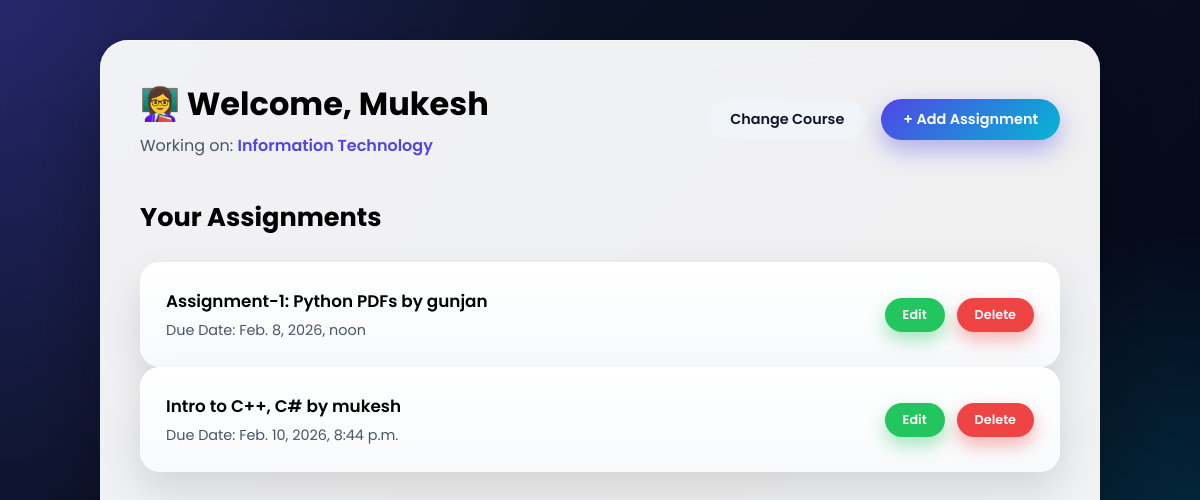
/teachers/teacher_dashboard/ (signed in), run on the app's committed database.
### assignments/models.py (models this page shows, shortened)
class Assignment(models.Model):
    COURSE_CHOICES = [
        ('AIML', 'Artificial Intelligence and Machine Learning'),
        ('CORE', 'Computer Science Core'),
        ('IT', 'Information Technology'),
        ('ME', 'Mechanical Engineering'),
        ('CE', 'Civil Engineering'),
        ('EE', 'Electrical Engineering')
    ]
    teacher_name = models.ForeignKey(User, on_delete=models.CASCADE)
    course_name = models.CharField(choices=COURSE_CHOICES)
    title = models.CharField(max_length=250)
    assignment = models.FileField(upload_to='assignment_pdfs/')
    due_date = models.DateTimeField()
    created_at = models.DateTimeField(auto_now_add=True)
    updated_at = models.DateTimeField(auto_now=True)

### courses/views.py (the view)
# urls.py: path('teacher_dashboard/', views.dashboard, name='dashboard'),
def dashboard(request):
    name = request.user
    course = Course.objects.get(user=name).get_course_display()
    assignments = Assignment.objects.filter(course_name=Course.objects.get(user=name).course)
    context = {
        'name': name.get_full_name().capitalize(),
        'course': course,
        'assignments': assignments,
    }
    return render(request=request, template_name='teacher_home.html', context=context)

### templates/teachers/teacher_home.html (shortened to what this page needs)
{% load static %}
<!DOCTYPE html>
<html lang="en">
<head>
    <link rel="stylesheet" href="{% static 'css/teacher_home.css' %}">
</head>
<body>
    <div class="dashboard-wrapper">
        <header class="dashboard-header">
            <div class="teacher-info">
                <h1>👩‍🏫 Welcome, {{name}} </h1>
                <p>Working on: <span>{{course}}</span></p>
            </div>
            <div class="header-actions">
                <a href="{% url 'teachers' %}">
                    <button class="secondary-btn">Change Course</button>
                </a>
                <a href="{% url 'add_assignments' %}">
                    <button class="primary-btn">+ Add Assignment</button>
                </a>
            </div>
        </header>
        <section class="assignments-section">
            <h2>Your Assignments</h2>
            {% if assignments %}
                {% for assignment in assignments %}
                    <div class="assignment-grid">
                        <div class="assignment-card">
                            <div class="assignment-info">
                                <h3>{{assignment.title}} by {{assignment.teacher_name.get_full_name}}</h3>
                                <p>Due Date: {{assignment.due_date}}</p>
                            </div>
                            <div class="assignment-actions">
                                <a href="{% url 'edit_assignments' assignment.pk %}">
                                    <button class="edit-btn">Edit</button>
                                </a>
                                <a href="{% url 'delete_assignments' assignment.pk %}">
                                    <button class="delete-btn">Delete</button>
                                </a>
                            </div>
                        </div>
                    </div>
                {% endfor %}
            {% else %}
                <p>No Assignment available Now.</p>
            {% endif %}
        </section>
    </div>
</body>
</html>

### portal_system/static/css/teacher_home.css (style rules this page uses)
* { margin: 0; padding: 0; box-sizing: border-box; font-family: "Poppins", sans-serif; }
body { min-height: 100vh; background: radial-gradient(circle at top left, rgba(79,70,229,0.35), transparent 40%), radial-gradient(circle at bottom right, rgba(6,182,212,0.35), transparent 40%), linear-gradient(135deg, #0f172a, #020617); display: flex; justify-content: center; padding: 40px 20px; }
.dashboard-wrapper { width: 100%; max-width: 1000px; background: rgba(255,255,255,0.94); backdrop-filter: blur(18px); border-radius: 28px; padding: 40px; box-shadow: 0 40px 90px rgba(0,0,0,0.35), inset 0 1px 0 rgba(255,255,255,0.6); animation: fadeIn 0.8s ease forwards; }
.dashboard-header { display: flex; justify-content: space-between; align-items: center; margin-bottom: 40px; gap: 20px; }
.teacher-info h1 { font-size: 2rem; font-weight: 700; }
.teacher-info p { color: #475569; margin-top: 5px; }
.teacher-info span { color: #4f46e5; font-weight: 600; }
.header-actions { display: flex; gap: 15px; }
.primary-btn, .secondary-btn { padding: 10px 22px; border-radius: 999px; border: none; cursor: pointer; font-size: 0.9rem; font-weight: 600; transition: transform 0.25s, box-shadow 0.25s; }
.primary-btn { background: linear-gradient(135deg, #4f46e5, #06b6d4); color: white; box-shadow: 0 10px 25px rgba(79,70,229,0.4); }
.secondary-btn { background: #f1f5f9; color: #0f172a; }
.assignments-section h2 { font-size: 1.6rem; margin-bottom: 25px; }
.assignment-grid { display: flex; flex-direction: column; gap: 20px; }
.assignment-card { background: linear-gradient(180deg, #ffffff, #f8fafc); padding: 26px; border-radius: 20px; display: flex; justify-content: space-between; align-items: center; box-shadow: 0 18px 40px rgba(0,0,0,0.12), inset 0 1px 0 rgba(255,255,255,0.8); transition: transform 0.35s, box-shadow 0.35s; }
.assignment-info h3 { font-size: 1.05rem; font-weight: 600; margin-bottom: 6px; }
.assignment-info p { font-size: 0.9rem; color: #475569; }
.assignment-actions { display: flex; gap: 12px; }
.edit-btn, .delete-btn { padding: 8px 18px; border-radius: 999px; border: none; cursor: pointer; font-size: 0.8rem; font-weight: 600; transition: transform 0.25s, box-shadow 0.25s; }
.edit-btn { background: #22c55e; color: white; box-shadow: 0 8px 18px rgba(34,197,94,0.4); }
.delete-btn { background: #ef4444; color: white; box-shadow: 0 8px 18px rgba(239,68,68,0.4); }

### data on the page
Assignment: title "Assignment-1: Python PDFs", teacher_name.get_full_name "gunjan", due_date "Feb. 8, 2026, noon"
Assignment: title "Intro to C++, C#", teacher_name.get_full_name "mukesh", due_date "Feb. 10, 2026, 8:44 p.m."

### other printed values
{{ name }} "Mukesh"
{{ course }} "Information Technology"
